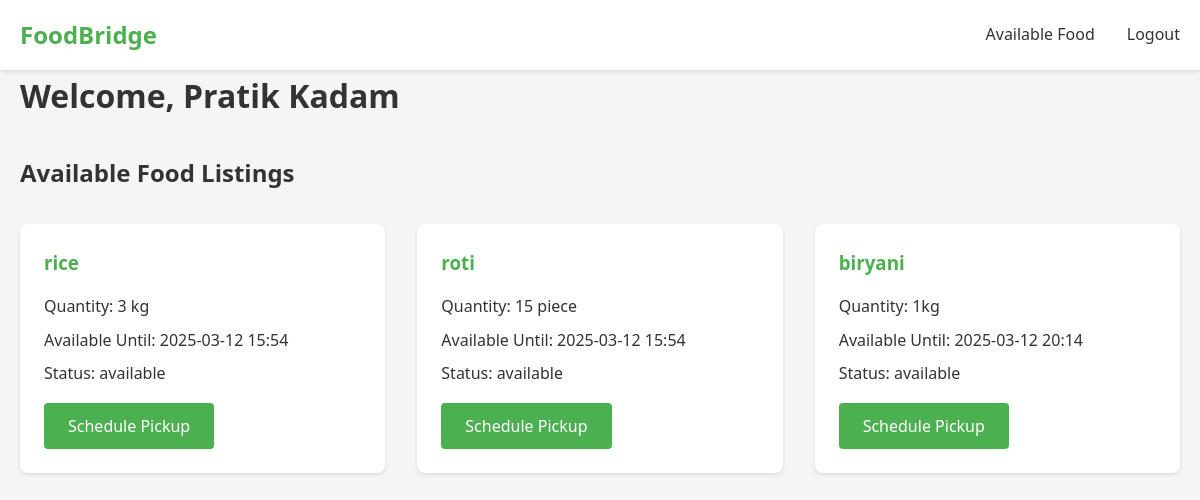
The page /dashboard (signed in) on the database its author committed.
### app.py (models this page shows)
class User(UserMixin, db.Model):
    id = db.Column(db.Integer, primary_key=True)
    email = db.Column(db.String(120), unique=True, nullable=False)
    password = db.Column(db.String(200), nullable=False)
    name = db.Column(db.String(100), nullable=False)
    user_type = db.Column(db.String(20), nullable=False)  # 'restaurant', 'ngo', 'individual'
    address = db.Column(db.String(200))
    latitude = db.Column(db.Float)
    longitude = db.Column(db.Float)

class FoodListing(db.Model):
    id = db.Column(db.Integer, primary_key=True)
    restaurant_id = db.Column(db.Integer, db.ForeignKey('user.id'), nullable=False)
    food_name = db.Column(db.String(100), nullable=False)
    quantity = db.Column(db.String(50), nullable=False)
    expiry_time = db.Column(db.DateTime, nullable=False)
    pickup_status = db.Column(db.String(20), default='available')  # available, reserved, completed
    created_at = db.Column(db.DateTime, default=datetime.utcnow)

### app.py (the view)
@app.route('/dashboard')
@login_required
def dashboard():
    if current_user.user_type == 'restaurant':
        listings = FoodListing.query.filter_by(restaurant_id=current_user.id).all()
        return render_template('restaurant_dashboard.html', listings=listings)
    else:
        listings = FoodListing.query.filter_by(pickup_status='available').all()
        return render_template('recipient_dashboard.html', listings=listings)

### app.py (called while the page is built)
@login_manager.user_loader
def load_user(user_id):
    return User.query.get(int(user_id))

### templates/recipient_dashboard.html (shortened to what this page needs)
{% extends "base.html" %}
{% block content %}
<div class="dashboard">
    <div class="dashboard-header">
        <h1>Welcome, {{ current_user.name }}</h1>
    </div>
    <div class="listings-section">
        <h2>Available Food Listings</h2>
        <div class="listings-grid">
            {% for listing in listings %}
            <div class="listing-card" id="listing-{{ listing.id }}">
                <h3>{{ listing.food_name }}</h3>
                <div class="listing-info">
                    <p>Quantity: {{ listing.quantity }}</p>
                    <p>Available Until: {{ listing.expiry_time.strftime('%Y-%m-%d %H:%M') }}</p>
                    <p>Status: {{ listing.pickup_status }}</p>
                </div>
                {% if listing.pickup_status == 'available' %}
                <button class="btn btn-primary" onclick="showPickupForm('{{ listing.id }}')">Schedule Pickup</button>
                {% endif %}
            </div>
            {% else %}
            <p>No food listings available at the moment. Please check back later!</p>
            {% endfor %}
        </div>
    </div>
</div>
{% endblock %}

### static/css/style.css (style rules this page uses)
:root { --primary-color: #4CAF50; --secondary-color: #2196F3; --background-color: #f5f5f5; --text-color: #333; --error-color: #f44336; --success-color: #4CAF50; }
* { margin: 0; padding: 0; box-sizing: border-box; font-family: 'Segoe UI', Tahoma, Geneva, Verdana, sans-serif; }
body { background-color: var(--background-color); color: var(--text-color); line-height: 1.6; }
.btn { display: inline-block; padding: 0.75rem 1.5rem; border: none; border-radius: 4px; font-size: 1rem; font-weight: 500; cursor: pointer; transition: background-color 0.3s; }
.btn-primary { background-color: var(--primary-color); color: white; }
.listings-grid { display: grid; grid-template-columns: repeat(auto-fill, minmax(300px, 1fr)); gap: 2rem; padding: 2rem 0; }
.listing-card { background-color: white; border-radius: 8px; box-shadow: 0 2px 4px rgba(0,0,0,0.1); padding: 1.5rem; }
.listing-card h3 { color: var(--primary-color); margin-bottom: 1rem; }
.listing-info { margin-bottom: 1rem; }
.listing-info p { margin-bottom: 0.5rem; }
.dashboard-header { display: flex; justify-content: space-between; align-items: center; margin-bottom: 2rem; }

### rows shown on the page
User: name "Pratik Kadam"
FoodListing: food_name "rice", quantity "3 kg", expiry_time "2025-03-12 15:54", pickup_status "available"
FoodListing: food_name "roti", quantity "15 piece", expiry_time "2025-03-12 15:54", pickup_status "available"
FoodListing: food_name "biryani", quantity "1kg", expiry_time "2025-03-12 20:14", pickup_status "available"
